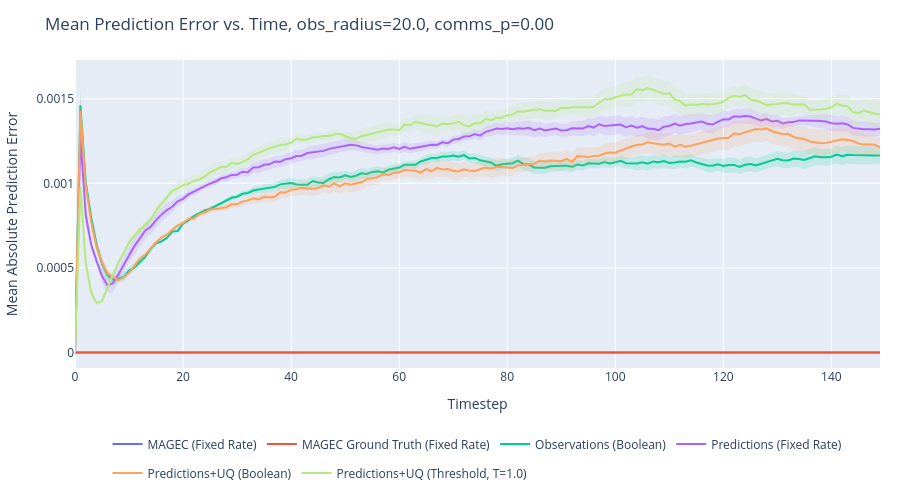
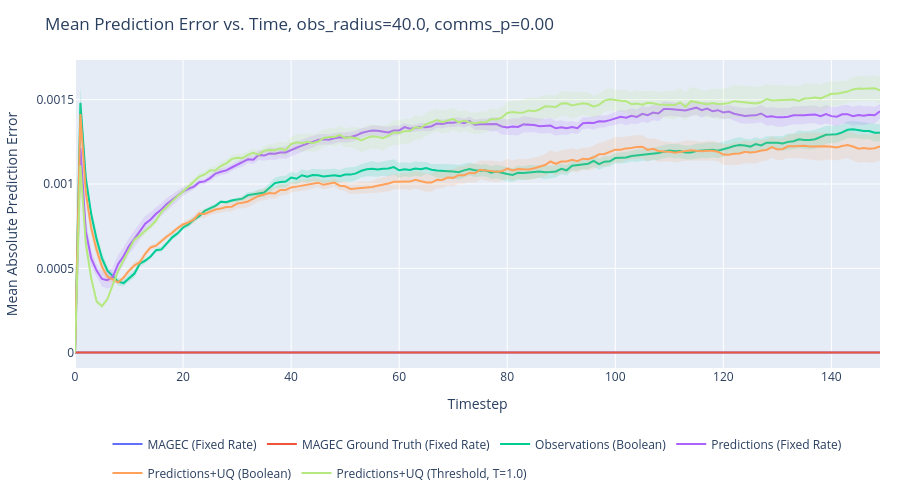
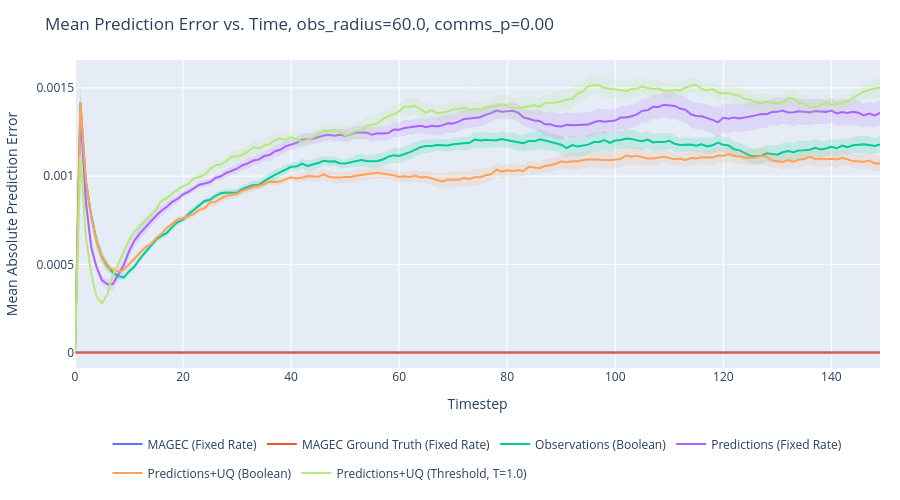

The notebook cell these images were saved under, in order:
### Markdown cell above
## Prediction Error vs. Time

### Code cell
import plotly.graph_objects as go
import plotly.express as px
import numpy as np

PLOT_COMMS_P = 0.0   # 0 = no fixed-rate comms; set to None to include all

series_colors = {s: c for s, c in zip(output, px.colors.qualitative.Plotly)}

for PLOT_OBS_RADIUS in obs_radii:
    fig = go.Figure()

    for series in output:
        color = series_colors.get(series, '#888888')
        all_exps = list(output[series].keys())

        # Collect experiments that contain prediction_error_mean data.
        candidate_exps = []
        for e in all_exps:
            grp = output[series][e]
            if "prediction_error_mean" not in grp:
                continue
            obs_r = grp.attrs.get("observation_radius", None)
            comms_p_val = grp.attrs.get("communication_probability", None)

            if obs_r is not None and abs(obs_r - PLOT_OBS_RADIUS) > 1e-3:
                continue
            if PLOT_COMMS_P is not None and comms_p_val is not None and abs(comms_p_val - PLOT_COMMS_P) > 1e-3:
                continue

            candidate_exps.append(e)

        if not candidate_exps:
            continue

        # Average prediction_error_mean over all selected experiments and all episodes.
        # Shape per experiment: (episodes, episode_length)
        all_timeseries = []
        for e in candidate_exps:
            data = np.array(output[series][e]["prediction_error_mean"][...])  # (episodes, T)
            all_timeseries.append(data)

        # Stack → (n_exps * episodes, T), then take mean and SEM over axis 0.
        stacked = np.concatenate(all_timeseries, axis=0)   # (N, T)
        N = stacked.shape[0]
        mean_ts = stacked.mean(axis=0)                      # (T,)
        sem_ts = stacked.std(axis=0) / np.sqrt(N)           # (T,)
        timesteps = np.arange(len(mean_ts))

        fig.add_trace(go.Scatter(
            x=timesteps,
            y=mean_ts,
            mode='lines',
            name=series,
            line=dict(color=color),
            legendgroup=series,
            hovertemplate=f"{series}<br>t=%{{x}}<br>error=%{{y:.4f}}<extra></extra>",
        ))
        # SEM shaded band
        fig.add_trace(go.Scatter(
            x=np.concatenate([timesteps, timesteps[::-1]]),
            y=np.concatenate([mean_ts + sem_ts, (mean_ts - sem_ts)[::-1]]),
            fill='toself',
            fillcolor=color,
            line=dict(color='rgba(255,255,255,0)'),
            opacity=0.15,
            legendgroup=series,
            showlegend=False,
            hoverinfo='skip',
        ))

    title_suffix = f", obs_radius={PLOT_OBS_RADIUS:.1f}"
    if PLOT_COMMS_P is not None:
        title_suffix += f", comms_p={PLOT_COMMS_P:.2f}"

    fig.update_layout(
        title=f"Mean Prediction Error vs. Time{title_suffix}",
        xaxis_title="Timestep",
        yaxis_title="Mean Absolute Prediction Error",
        height=500,
        width=900,
        hovermode='x unified',
        autosize=True,
        margin=dict(l=60, r=20, t=60, b=120),
        legend=dict(orientation='h', yanchor='top', y=-0.2, xanchor='center', x=0.5),
    )
    fig.show()

### Figure 1 — Plotly figure (JSON) as saved in the notebook; plotly's stock layout.template omitted (floating-point values rounded to 4 significant figures; data arrays with more than 128 entries replaced by an {"elided": "..."} marker saying what was removed)
{"data": [{"hovertemplate": "MAGEC (Fixed Rate)<br>t=%{x}<br>error=%{y:.4f}<extra></extra>", "legendgroup": "MAGEC (Fixed Rate)", "line": {"color": "#636EFA"}, "mode": "lines", "name": "MAGEC (Fixed Rate)", "type": "scatter", "x": {"elided": "150 int values"}, "y": {"elided": "150 float values"}}, {"fill": "toself", "fillcolor": "#636EFA", "hoverinfo": "skip", "legendgroup": "MAGEC (Fixed Rate)", "line": {"color": "rgba(255,255,255,0)"}, "opacity": 0.15, "showlegend": false, "type": "scatter", "x": {"elided": "300 int values"}, "y": {"elided": "300 float values"}}, {"hovertemplate": "MAGEC Ground Truth (Fixed Rate)<br>t=%{x}<br>error=%{y:.4f}<extra></extra>", "legendgroup": "MAGEC Ground Truth (Fixed Rate)", "line": {"color": "#EF553B"}, "mode": "lines", "name": "MAGEC Ground Truth (Fixed Rate)", "type": "scatter", "x": {"elided": "150 int values"}, "y": {"elided": "150 float values"}}, {"fill": "toself", "fillcolor": "#EF553B", "hoverinfo": "skip", "legendgroup": "MAGEC Ground Truth (Fixed Rate)", "line": {"color": "rgba(255,255,255,0)"}, "opacity": 0.15, "showlegend": false, "type": "scatter", "x": {"elided": "300 int values"}, "y": {"elided": "300 float values"}}, {"hovertemplate": "Observations (Boolean)<br>t=%{x}<br>error=%{y:.4f}<extra></extra>", "legendgroup": "Observations (Boolean)", "line": {"color": "#00CC96"}, "mode": "lines", "name": "Observations (Boolean)", "type": "scatter", "x": {"elided": "150 int values"}, "y": {"elided": "150 float values"}}, {"fill": "toself", "fillcolor": "#00CC96", "hoverinfo": "skip", "legendgroup": "Observations (Boolean)", "line": {"color": "rgba(255,255,255,0)"}, "opacity": 0.15, "showlegend": false, "type": "scatter", "x": {"elided": "300 int values"}, "y": {"elided": "300 float values"}}, {"hovertemplate": "Predictions (Fixed Rate)<br>t=%{x}<br>error=%{y:.4f}<extra></extra>", "legendgroup": "Predictions (Fixed Rate)", "line": {"color": "#AB63FA"}, "mode": "lines", "name": "Predictions (Fixed Rate)", "type": "scatter", "x": {"elided": "150 int values"}, "y": {"elided": "150 float values"}}, {"fill": "toself", "fillcolor": "#AB63FA", "hoverinfo": "skip", "legendgroup": "Predictions (Fixed Rate)", "line": {"color": "rgba(255,255,255,0)"}, "opacity": 0.15, "showlegend": false, "type": "scatter", "x": {"elided": "300 int values"}, "y": {"elided": "300 float values"}}, {"hovertemplate": "Predictions+UQ (Boolean)<br>t=%{x}<br>error=%{y:.4f}<extra></extra>", "legendgroup": "Predictions+UQ (Boolean)", "line": {"color": "#FFA15A"}, "mode": "lines", "name": "Predictions+UQ (Boolean)", "type": "scatter", "x": {"elided": "150 int values"}, "y": {"elided": "150 float values"}}, {"fill": "toself", "fillcolor": "#FFA15A", "hoverinfo": "skip", "legendgroup": "Predictions+UQ (Boolean)", "line": {"color": "rgba(255,255,255,0)"}, "opacity": 0.15, "showlegend": false, "type": "scatter", "x": {"elided": "300 int values"}, "y": {"elided": "300 float values"}}, {"hovertemplate": "Predictions+UQ (Threshold, T=1.0)<br>t=%{x}<br>error=%{y:.4f}<extra></extra>", "legendgroup": "Predictions+UQ (Threshold, T=1.0)", "line": {"color": "#B6E880"}, "mode": "lines", "name": "Predictions+UQ (Threshold, T=1.0)", "type": "scatter", "x": {"elided": "150 int values"}, "y": {"elided": "150 float values"}}, {"fill": "toself", "fillcolor": "#B6E880", "hoverinfo": "skip", "legendgroup": "Predictions+UQ (Threshold, T=1.0)", "line": {"color": "rgba(255,255,255,0)"}, "opacity": 0.15, "showlegend": false, "type": "scatter", "x": {"elided": "300 int values"}, "y": {"elided": "300 float values"}}], "layout": {"autosize": true, "height": 500, "hovermode": "x unified", "legend": {"orientation": "h", "x": 0.5, "xanchor": "center", "y": -0.2, "yanchor": "top"}, "margin": {"b": 120, "l": 60, "r": 20, "t": 60}, "title": {"text": "Mean Prediction Error vs. Time, obs_radius=20.0, comms_p=0.00"}, "width": 900, "xaxis": {"title": {"text": "Timestep"}}, "yaxis": {"title": {"text": "Mean Absolute Prediction Error"}}}}

### Figure 2 — Plotly figure (JSON) as saved in the notebook; plotly's stock layout.template omitted (floating-point values rounded to 4 significant figures; data arrays with more than 128 entries replaced by an {"elided": "..."} marker saying what was removed)
{"data": [{"hovertemplate": "MAGEC (Fixed Rate)<br>t=%{x}<br>error=%{y:.4f}<extra></extra>", "legendgroup": "MAGEC (Fixed Rate)", "line": {"color": "#636EFA"}, "mode": "lines", "name": "MAGEC (Fixed Rate)", "type": "scatter", "x": {"elided": "150 int values"}, "y": {"elided": "150 float values"}}, {"fill": "toself", "fillcolor": "#636EFA", "hoverinfo": "skip", "legendgroup": "MAGEC (Fixed Rate)", "line": {"color": "rgba(255,255,255,0)"}, "opacity": 0.15, "showlegend": false, "type": "scatter", "x": {"elided": "300 int values"}, "y": {"elided": "300 float values"}}, {"hovertemplate": "MAGEC Ground Truth (Fixed Rate)<br>t=%{x}<br>error=%{y:.4f}<extra></extra>", "legendgroup": "MAGEC Ground Truth (Fixed Rate)", "line": {"color": "#EF553B"}, "mode": "lines", "name": "MAGEC Ground Truth (Fixed Rate)", "type": "scatter", "x": {"elided": "150 int values"}, "y": {"elided": "150 float values"}}, {"fill": "toself", "fillcolor": "#EF553B", "hoverinfo": "skip", "legendgroup": "MAGEC Ground Truth (Fixed Rate)", "line": {"color": "rgba(255,255,255,0)"}, "opacity": 0.15, "showlegend": false, "type": "scatter", "x": {"elided": "300 int values"}, "y": {"elided": "300 float values"}}, {"hovertemplate": "Observations (Boolean)<br>t=%{x}<br>error=%{y:.4f}<extra></extra>", "legendgroup": "Observations (Boolean)", "line": {"color": "#00CC96"}, "mode": "lines", "name": "Observations (Boolean)", "type": "scatter", "x": {"elided": "150 int values"}, "y": {"elided": "150 float values"}}, {"fill": "toself", "fillcolor": "#00CC96", "hoverinfo": "skip", "legendgroup": "Observations (Boolean)", "line": {"color": "rgba(255,255,255,0)"}, "opacity": 0.15, "showlegend": false, "type": "scatter", "x": {"elided": "300 int values"}, "y": {"elided": "300 float values"}}, {"hovertemplate": "Predictions (Fixed Rate)<br>t=%{x}<br>error=%{y:.4f}<extra></extra>", "legendgroup": "Predictions (Fixed Rate)", "line": {"color": "#AB63FA"}, "mode": "lines", "name": "Predictions (Fixed Rate)", "type": "scatter", "x": {"elided": "150 int values"}, "y": {"elided": "150 float values"}}, {"fill": "toself", "fillcolor": "#AB63FA", "hoverinfo": "skip", "legendgroup": "Predictions (Fixed Rate)", "line": {"color": "rgba(255,255,255,0)"}, "opacity": 0.15, "showlegend": false, "type": "scatter", "x": {"elided": "300 int values"}, "y": {"elided": "300 float values"}}, {"hovertemplate": "Predictions+UQ (Boolean)<br>t=%{x}<br>error=%{y:.4f}<extra></extra>", "legendgroup": "Predictions+UQ (Boolean)", "line": {"color": "#FFA15A"}, "mode": "lines", "name": "Predictions+UQ (Boolean)", "type": "scatter", "x": {"elided": "150 int values"}, "y": {"elided": "150 float values"}}, {"fill": "toself", "fillcolor": "#FFA15A", "hoverinfo": "skip", "legendgroup": "Predictions+UQ (Boolean)", "line": {"color": "rgba(255,255,255,0)"}, "opacity": 0.15, "showlegend": false, "type": "scatter", "x": {"elided": "300 int values"}, "y": {"elided": "300 float values"}}, {"hovertemplate": "Predictions+UQ (Threshold, T=1.0)<br>t=%{x}<br>error=%{y:.4f}<extra></extra>", "legendgroup": "Predictions+UQ (Threshold, T=1.0)", "line": {"color": "#B6E880"}, "mode": "lines", "name": "Predictions+UQ (Threshold, T=1.0)", "type": "scatter", "x": {"elided": "150 int values"}, "y": {"elided": "150 float values"}}, {"fill": "toself", "fillcolor": "#B6E880", "hoverinfo": "skip", "legendgroup": "Predictions+UQ (Threshold, T=1.0)", "line": {"color": "rgba(255,255,255,0)"}, "opacity": 0.15, "showlegend": false, "type": "scatter", "x": {"elided": "300 int values"}, "y": {"elided": "300 float values"}}], "layout": {"autosize": true, "height": 500, "hovermode": "x unified", "legend": {"orientation": "h", "x": 0.5, "xanchor": "center", "y": -0.2, "yanchor": "top"}, "margin": {"b": 120, "l": 60, "r": 20, "t": 60}, "title": {"text": "Mean Prediction Error vs. Time, obs_radius=40.0, comms_p=0.00"}, "width": 900, "xaxis": {"title": {"text": "Timestep"}}, "yaxis": {"title": {"text": "Mean Absolute Prediction Error"}}}}

### Figure 3 — Plotly figure (JSON) as saved in the notebook; plotly's stock layout.template omitted (floating-point values rounded to 4 significant figures; data arrays with more than 128 entries replaced by an {"elided": "..."} marker saying what was removed)
{"data": [{"hovertemplate": "MAGEC (Fixed Rate)<br>t=%{x}<br>error=%{y:.4f}<extra></extra>", "legendgroup": "MAGEC (Fixed Rate)", "line": {"color": "#636EFA"}, "mode": "lines", "name": "MAGEC (Fixed Rate)", "type": "scatter", "x": {"elided": "150 int values"}, "y": {"elided": "150 float values"}}, {"fill": "toself", "fillcolor": "#636EFA", "hoverinfo": "skip", "legendgroup": "MAGEC (Fixed Rate)", "line": {"color": "rgba(255,255,255,0)"}, "opacity": 0.15, "showlegend": false, "type": "scatter", "x": {"elided": "300 int values"}, "y": {"elided": "300 float values"}}, {"hovertemplate": "MAGEC Ground Truth (Fixed Rate)<br>t=%{x}<br>error=%{y:.4f}<extra></extra>", "legendgroup": "MAGEC Ground Truth (Fixed Rate)", "line": {"color": "#EF553B"}, "mode": "lines", "name": "MAGEC Ground Truth (Fixed Rate)", "type": "scatter", "x": {"elided": "150 int values"}, "y": {"elided": "150 float values"}}, {"fill": "toself", "fillcolor": "#EF553B", "hoverinfo": "skip", "legendgroup": "MAGEC Ground Truth (Fixed Rate)", "line": {"color": "rgba(255,255,255,0)"}, "opacity": 0.15, "showlegend": false, "type": "scatter", "x": {"elided": "300 int values"}, "y": {"elided": "300 float values"}}, {"hovertemplate": "Observations (Boolean)<br>t=%{x}<br>error=%{y:.4f}<extra></extra>", "legendgroup": "Observations (Boolean)", "line": {"color": "#00CC96"}, "mode": "lines", "name": "Observations (Boolean)", "type": "scatter", "x": {"elided": "150 int values"}, "y": {"elided": "150 float values"}}, {"fill": "toself", "fillcolor": "#00CC96", "hoverinfo": "skip", "legendgroup": "Observations (Boolean)", "line": {"color": "rgba(255,255,255,0)"}, "opacity": 0.15, "showlegend": false, "type": "scatter", "x": {"elided": "300 int values"}, "y": {"elided": "300 float values"}}, {"hovertemplate": "Predictions (Fixed Rate)<br>t=%{x}<br>error=%{y:.4f}<extra></extra>", "legendgroup": "Predictions (Fixed Rate)", "line": {"color": "#AB63FA"}, "mode": "lines", "name": "Predictions (Fixed Rate)", "type": "scatter", "x": {"elided": "150 int values"}, "y": {"elided": "150 float values"}}, {"fill": "toself", "fillcolor": "#AB63FA", "hoverinfo": "skip", "legendgroup": "Predictions (Fixed Rate)", "line": {"color": "rgba(255,255,255,0)"}, "opacity": 0.15, "showlegend": false, "type": "scatter", "x": {"elided": "300 int values"}, "y": {"elided": "300 float values"}}, {"hovertemplate": "Predictions+UQ (Boolean)<br>t=%{x}<br>error=%{y:.4f}<extra></extra>", "legendgroup": "Predictions+UQ (Boolean)", "line": {"color": "#FFA15A"}, "mode": "lines", "name": "Predictions+UQ (Boolean)", "type": "scatter", "x": {"elided": "150 int values"}, "y": {"elided": "150 float values"}}, {"fill": "toself", "fillcolor": "#FFA15A", "hoverinfo": "skip", "legendgroup": "Predictions+UQ (Boolean)", "line": {"color": "rgba(255,255,255,0)"}, "opacity": 0.15, "showlegend": false, "type": "scatter", "x": {"elided": "300 int values"}, "y": {"elided": "300 float values"}}, {"hovertemplate": "Predictions+UQ (Threshold, T=1.0)<br>t=%{x}<br>error=%{y:.4f}<extra></extra>", "legendgroup": "Predictions+UQ (Threshold, T=1.0)", "line": {"color": "#B6E880"}, "mode": "lines", "name": "Predictions+UQ (Threshold, T=1.0)", "type": "scatter", "x": {"elided": "150 int values"}, "y": {"elided": "150 float values"}}, {"fill": "toself", "fillcolor": "#B6E880", "hoverinfo": "skip", "legendgroup": "Predictions+UQ (Threshold, T=1.0)", "line": {"color": "rgba(255,255,255,0)"}, "opacity": 0.15, "showlegend": false, "type": "scatter", "x": {"elided": "300 int values"}, "y": {"elided": "300 float values"}}], "layout": {"autosize": true, "height": 500, "hovermode": "x unified", "legend": {"orientation": "h", "x": 0.5, "xanchor": "center", "y": -0.2, "yanchor": "top"}, "margin": {"b": 120, "l": 60, "r": 20, "t": 60}, "title": {"text": "Mean Prediction Error vs. Time, obs_radius=60.0, comms_p=0.00"}, "width": 900, "xaxis": {"title": {"text": "Timestep"}}, "yaxis": {"title": {"text": "Mean Absolute Prediction Error"}}}}
